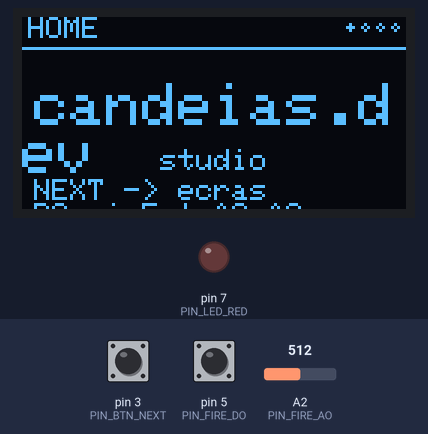
Bench run of a sketch on a simulated Arduino Mega 2560, built with avr-gcc and run on an emulated ATmega2560. Parts: 128×64 one-colour display, output pins drawn as LEDs (lit = HIGH). Dashed ring = blinking. The inputs (shaded band) are chosen by the test bench; at power-on: A2 (PIN_FIRE_AO) = 512, pin 5 (PIN_FIRE_DO) HIGH, pin 3 (PIN_BTN_NEXT) HIGH. What the sketch prints to the serial monitor is not drawn.

Above: at 2.6 s.
2.7 s: A2 (PIN_FIRE_AO) set to 348
5.7 s: A2 (PIN_FIRE_AO) set to 320
At 6.08 s:
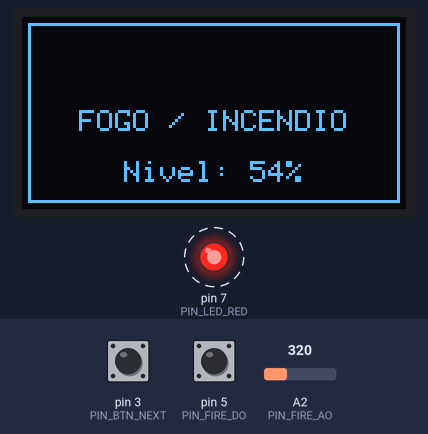
7.8 s: pin 5 (PIN_FIRE_DO) pulled LOW for 1 s
At 8.18 s:
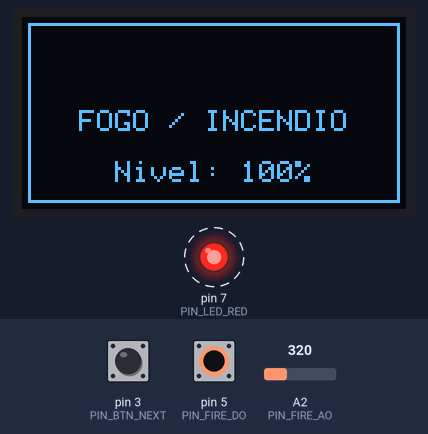
9.4 s: A2 (PIN_FIRE_AO) set to 716
At 9.53 s:
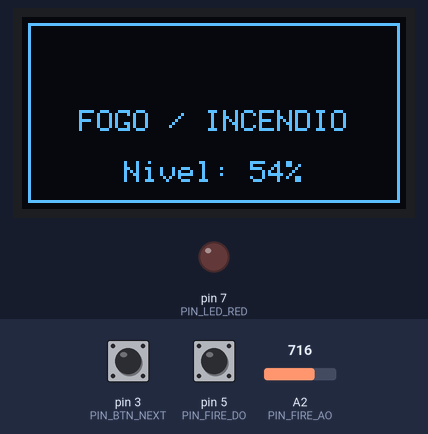
11.1 s: pin 3 (PIN_BTN_NEXT) pulled LOW for 0.15 s
At 12.1 s:
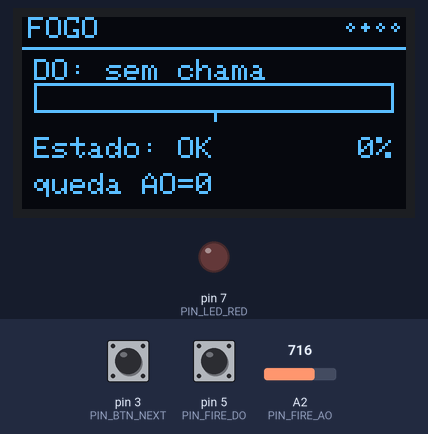
12.7 s: pin 3 (PIN_BTN_NEXT) pulled LOW for 1 s
At 12.84 s:
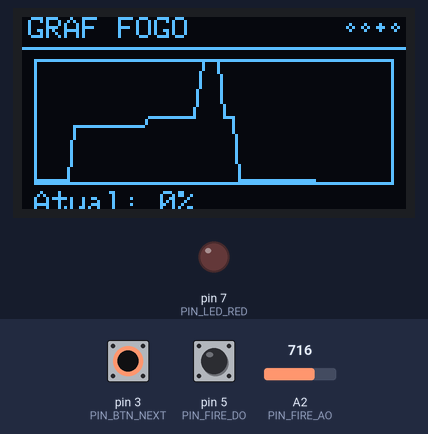
Timing chart, 0 to 15.3 s (numbered marks = the images above; inputs shaded):
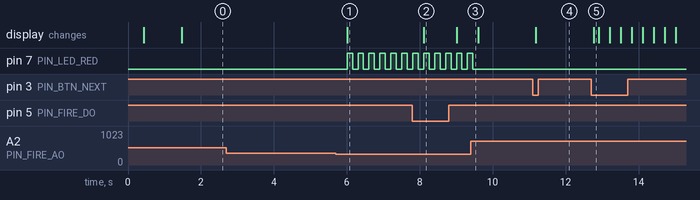

Measured:
- the behaviour switches between 338 and 337 on A2 (PIN_FIRE_AO) (found by bisection; images 0 and 1)
- after the input at 2.7 s, every drawn part: stays the same
- after the input at 5.7 s, pin 7 (PIN_LED_RED): alternates HIGH for 0.15 s and LOW for 0.15 s, starting after 0.31 s; the display: changes after 0.31 s (image 1)
- after the input at 7.8 s, the display: changes after 0.31 s (image 2)
- after the input at 9.4 s, pin 7 (PIN_LED_RED): goes on until 9.5 s, then stays LOW
- after the input at 11.1 s, the display: changes after 0.08 s (image 4)
- after the input at 12.7 s, the display: changes after 0.07 s (image 5)

The sketch:

main.ino
```cpp
/*
  Teste bancada — KY-026 (sensor fogo) + OLED SSD1306
  Mega: SDA=20, SCL=21
        KY-026 AO -> A2   DO -> pin 5 (OBRIGATORIO ligar DO!)
        BTN NEXT pin 3 | LED verm pin 7

  Ecrãs (NEXT):
    0 HOME | 1 FOGO | 2 GRAF | 3 DIAG (raw AO, DO, baseline)

  Detecção: DO digital (LOW=chama) OU queda do AO vs baseline calibrada no arranque.
*/

#include <Arduino.h>
#include <Adafruit_GFX.h>
#include <Adafruit_SSD1306.h>
#include <Wire.h>

#define SCREEN_WIDTH 128
#define SCREEN_HEIGHT 64
#define OLED_ADDR 0x3C
#define OLED_RESET -1

#define PIN_FIRE_AO A2
#define PIN_FIRE_DO 5
#define PIN_BTN_NEXT 3
#define PIN_LED_RED 7

#define FIRE_LIMIT 50
#define FIRE_AO_DROP_FULL 350
#define FIRE_DO_ACTIVE_LOW 1
#define FIRE_ALARM_BLINK_MS 150
#define READ_INTERVAL_MS 300
#define DEBOUNCE_MS 35

#define SPARK_LEN 48
#define SPARK_X 4
#define SPARK_Y 14
#define SPARK_W 120
#define SPARK_H 42

enum ScreenId {
  SCREEN_HOME = 0,
  SCREEN_FIRE = 1,
  SCREEN_GRAPH = 2,
  SCREEN_DIAG = 3,
  SCREEN_COUNT = 4
};

Adafruit_SSD1306 display(SCREEN_WIDTH, SCREEN_HEIGHT, &Wire, OLED_RESET);

ScreenId currentScreen = SCREEN_HOME;
int fireRaw = 0;
int fireBaseline = 0;
int fireDrop = 0;
int firePercent = 0;
bool fireDoActive = false;
bool fireAlert = false;
unsigned long lastReadMs = 0;
unsigned long lastFireBlinkMs = 0;
bool fireBlinkState = false;

int fireHistory[SPARK_LEN];
uint8_t historyIdx = 0;
uint8_t historyCount = 0;

bool btnNextLastRaw = HIGH;
bool btnNextStable = HIGH;
unsigned long btnNextLastChangeMs = 0;

const char *screenNames[] = {"HOME", "FOGO", "GRAF", "DIAG"};

bool readNextPressed() {
  bool raw = digitalRead(PIN_BTN_NEXT);
  unsigned long now = millis();
  if (raw != btnNextLastRaw) {
    btnNextLastRaw = raw;
    btnNextLastChangeMs = now;
  }
  if ((now - btnNextLastChangeMs) > DEBOUNCE_MS && raw != btnNextStable) {
    btnNextStable = raw;
    if (btnNextStable == LOW) return true;
  }
  return false;
}

bool readFireDo() {
  bool raw = digitalRead(PIN_FIRE_DO);
#if FIRE_DO_ACTIVE_LOW
  return raw == LOW;
#else
  return raw == HIGH;
#endif
}

int aoDropToPercent(int drop) {
  if (drop <= 0) return 0;
  return constrain(map(drop, 0, FIRE_AO_DROP_FULL, 0, 100), 0, 100);
}

void calibrateBaseline() {
  long sum = 0;
  for (int i = 0; i < 24; i++) {
    sum += analogRead(PIN_FIRE_AO);
    delay(40);
  }
  fireBaseline = (int)(sum / 24);
}

void updateFire() {
  fireRaw = analogRead(PIN_FIRE_AO);
  fireDoActive = readFireDo();
  fireDrop = fireBaseline - fireRaw;
  if (fireDrop < 0) fireDrop = 0;

  int pctAo = aoDropToPercent(fireDrop);
  firePercent = pctAo;
  if (fireDoActive) firePercent = 100;

  fireAlert = fireDoActive || (firePercent >= FIRE_LIMIT);
}

void pushHistory(int pct) {
  fireHistory[historyIdx] = pct;
  historyIdx = (historyIdx + 1) % SPARK_LEN;
  if (historyCount < SPARK_LEN) historyCount++;
}

void drawHeader(const char *title) {
  display.setTextSize(1);
  display.setTextColor(SSD1306_WHITE);
  display.setCursor(2, 0);
  display.print(title);
  display.drawLine(0, 10, 127, 10, SSD1306_WHITE);
}

void drawTextRight(int y, const char *text) {
  int16_t x1, y1;
  uint16_t w, h;
  display.getTextBounds(text, 0, y, &x1, &y1, &w, &h);
  display.setCursor(124 - w, y);
  display.print(text);
}

void drawCenteredText(int y, const char *text, uint8_t textSize) {
  display.setTextSize(textSize);
  int16_t x1, y1;
  uint16_t w, h;
  display.getTextBounds(text, 0, y, &x1, &y1, &w, &h);
  display.setCursor((SCREEN_WIDTH - w) / 2, y);
  display.print(text);
}

void drawScreenDots() {
  const int y = 3;
  int cx = SCREEN_WIDTH - 4;
  for (int i = SCREEN_COUNT - 1; i >= 0; i--) {
    if (i == (int)currentScreen) display.fillCircle(cx, y, 1, SSD1306_WHITE);
    else display.drawCircle(cx, y, 1, SSD1306_WHITE);
    cx -= 5;
  }
}

void drawHomeScreen() {
  display.clearDisplay();
  drawHeader("HOME");
  drawCenteredText(22, "candeias.dev", 2);
  drawCenteredText(44, "studio", 1);
  display.setCursor(4, 54);
  display.print(F("NEXT -> ecras"));
  display.setCursor(4, 62);
  display.print(F("DO pin5 | AO A2"));
  drawScreenDots();
  display.display();
}

void drawFireScreen() {
  char line[24];
  const int barX = 4;
  const int barY = 22;
  const int barW = 120;
  const int barH = 10;
  const int innerW = barW - 2;
  const int markX = barX + 1 + (innerW * FIRE_LIMIT) / 100;

  display.clearDisplay();
  drawHeader("FOGO");
  display.setCursor(4, 14);
  display.print(fireDoActive ? F("DO: CHAMA detetada") : F("DO: sem chama"));

  display.drawRect(barX, barY, barW, barH, SSD1306_WHITE);
  int fillW = map(constrain(firePercent, 0, 100), 0, 100, 0, innerW);
  if (fillW > 0) display.fillRect(barX + 1, barY + 1, fillW, barH - 2, SSD1306_WHITE);
  display.drawFastVLine(markX, barY + barH, 3, SSD1306_WHITE);

  snprintf(line, sizeof(line), "%d%%", firePercent);
  drawTextRight(40, line);
  display.setCursor(4, 40);
  display.print(F("Estado: "));
  display.print(fireAlert ? F("FOGO!") : F("OK"));
  display.setCursor(4, 52);
  display.print(F("queda AO="));
  display.print(fireDrop);
  drawScreenDots();
  display.display();
}

void drawGraphScreen() {
  display.clearDisplay();
  drawHeader("GRAF FOGO");
  display.drawRect(SPARK_X, SPARK_Y, SPARK_W, SPARK_H, SSD1306_WHITE);

  if (historyCount >= 2) {
    int prevX = -1, prevY = -1;
    for (uint8_t n = 0; n < historyCount; n++) {
      uint8_t idx = (historyIdx + SPARK_LEN - historyCount + n) % SPARK_LEN;
      int val = constrain(fireHistory[idx], 0, 100);
      int x = SPARK_X + 1 + (n * (SPARK_W - 2)) / (SPARK_LEN - 1);
      int y = SPARK_Y + SPARK_H - 2 - (val * (SPARK_H - 2)) / 100;
      if (prevX >= 0) display.drawLine(prevX, prevY, x, y, SSD1306_WHITE);
      prevX = x;
      prevY = y;
    }
  } else {
    display.setCursor(12, 30);
    display.print(F("A recolher..."));
  }

  display.setCursor(4, 58);
  display.print(F("Atual: "));
  display.print(firePercent);
  display.print(F("%"));
  drawScreenDots();
  display.display();
}

void drawDiagScreen() {
  display.clearDisplay();
  drawHeader("DIAG KY-026");
  display.setCursor(4, 14);
  display.print(F("AO A2 raw: "));
  display.print(fireRaw);
  display.setCursor(4, 24);
  display.print(F("Baseline: "));
  display.print(fireBaseline);
  display.setCursor(4, 34);
  display.print(F("Queda: "));
  display.print(fireDrop);
  display.setCursor(4, 44);
  display.print(F("DO pin5: "));
  display.print(digitalRead(PIN_FIRE_DO) == LOW ? F("LOW") : F("HIGH"));
  display.setCursor(4, 54);
  display.print(F("DO chama: "));
  display.print(fireDoActive ? F("SIM") : F("NAO"));
  display.setCursor(4, 62);
  display.print(F("LED modulo aceso?"));
  drawScreenDots();
  display.display();
}

void drawFireAlert() {
  char line[20];
  display.clearDisplay();
  display.drawRect(2, 2, SCREEN_WIDTH - 4, SCREEN_HEIGHT - 4, SSD1306_WHITE);
  if (fireBlinkState) drawCenteredText(22, "FOGO!!", 2);
  drawCenteredText(31, "FOGO / INCENDIO", 1);
  snprintf(line, sizeof(line), "Nivel: %d%%", firePercent);
  drawCenteredText(48, line, 1);
  display.display();
}

void renderScreen() {
  if (fireAlert) {
    drawFireAlert();
    return;
  }
  switch (currentScreen) {
    case SCREEN_HOME: drawHomeScreen(); break;
    case SCREEN_FIRE: drawFireScreen(); break;
    case SCREEN_GRAPH: drawGraphScreen(); break;
    case SCREEN_DIAG: drawDiagScreen(); break;
    default: drawHomeScreen(); break;
  }
}

void nextScreen() {
  if (fireAlert) return;
  currentScreen = (ScreenId)(((int)currentScreen + 1) % SCREEN_COUNT);
  Serial.print(F("Ecra: "));
  Serial.println(screenNames[currentScreen]);
  renderScreen();
}

void updateFireOutputs() {
  if (!fireAlert) {
    digitalWrite(PIN_LED_RED, LOW);
    return;
  }
  unsigned long now = millis();
  if (now - lastFireBlinkMs >= FIRE_ALARM_BLINK_MS) {
    lastFireBlinkMs = now;
    fireBlinkState = !fireBlinkState;
    digitalWrite(PIN_LED_RED, fireBlinkState ? HIGH : LOW);
  }
}

void setup() {
  Serial.begin(9600);
  delay(400);

  pinMode(PIN_BTN_NEXT, INPUT_PULLUP);
  pinMode(PIN_FIRE_DO, INPUT_PULLUP);
  pinMode(PIN_LED_RED, OUTPUT);
  digitalWrite(PIN_LED_RED, LOW);

  if (!display.begin(SSD1306_SWITCHCAPVCC, OLED_ADDR)) {
    Serial.println(F("ERRO: OLED nao encontrado"));
    for (;;) delay(1000);
  }

  Serial.println(F("===== TESTE KY-026 + OLED ====="));
  Serial.println(F("AO -> A2 | DO -> pin 5 | NEXT -> 3"));
  Serial.println(F("Calibracao baseline (sem chama)..."));

  calibrateBaseline();
  Serial.print(F("Baseline AO="));
  Serial.println(fireBaseline);
  Serial.println(F("Aproxima isqueiro: DO deve ir LOW ou AO deve descer"));
  Serial.println();

  renderScreen();
}

void loop() {
  unsigned long now = millis();

  if (readNextPressed()) {
    Serial.println(F("BTN NEXT premido"));
    nextScreen();
  }

  if (now - lastReadMs >= READ_INTERVAL_MS) {
    lastReadMs = now;
    updateFire();
    pushHistory(firePercent);

    Serial.print(F("AO="));
    Serial.print(fireRaw);
    Serial.print(F(" base="));
    Serial.print(fireBaseline);
    Serial.print(F(" drop="));
    Serial.print(fireDrop);
    Serial.print(F(" DO="));
    Serial.print(fireDoActive ? F("CHAMA") : F("-"));
    Serial.print(F(" -> "));
    Serial.print(firePercent);
    Serial.println(fireAlert ? F("% ALARME") : F("% OK"));

    renderScreen();
  }

  updateFireOutputs();
}
```
